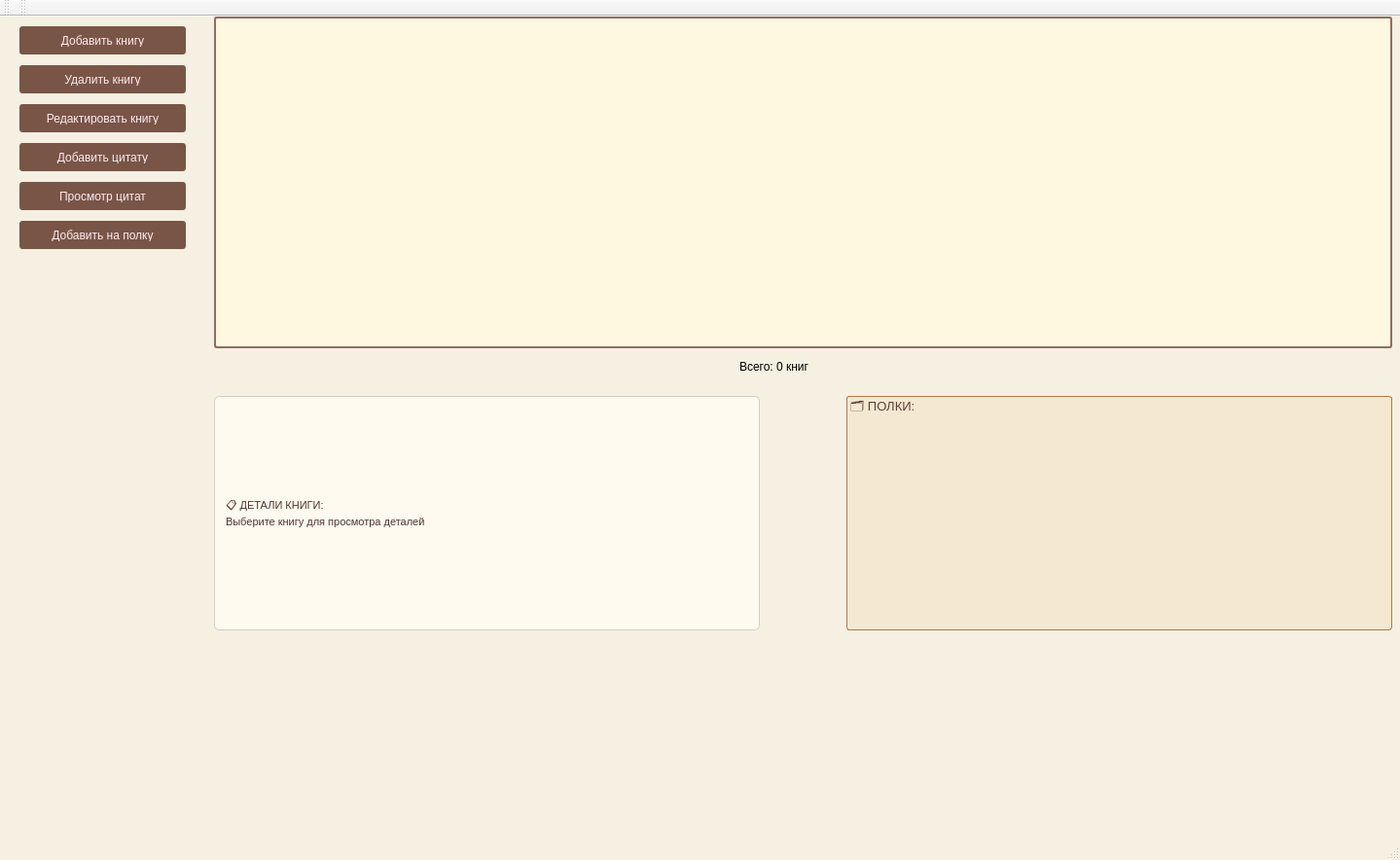
<?xml version="1.0" encoding="UTF-8"?>
<ui version="4.0">
 <class>MainWindow</class>
 <widget class="QMainWindow" name="MainWindow">
  <property name="geometry">
   <rect>
    <x>0</x>
    <y>0</y>
    <width>1439</width>
    <height>884</height>
   </rect>
  </property>
  <property name="windowTitle">
   <string>MainWindow</string>
  </property>
  <property name="styleSheet">
   <string notr="true">/* Фон */
QMainWindow {
    background-color: #f5f0e1;
}

/* Список книг  */
QListWidget {
    background-color: #fff8e1;
    border: 2px solid #8d6e63;
    border-radius: 3px;
    font-size: 14px;
    color: #3e2723;
}

/* Кнопки */
QPushButton {
    background-color: #795548;
    color: #ffebee;
    border: none;
    padding: 8px;
    border-radius: 3px;
}

QPushButton:hover {
    background-color: #8d6e63;
}

QPushButton:pressed {
    background-color: #5d4037;
}

/* Панели  */
QGroupBox {
    font-weight: bold;
    border: 2px solid #a1887f;
    border-radius: 5px;
    margin-top: 10px;
    padding-top: 10px;
    background-color: #efebe9;
}

/* Детали книги */
#labelDetails {
    background-color: #fffaf0;
    border: 1px solid #d7ccc8;
    border-radius: 5px;
    padding: 8px;
    color: #4e342e;
}

/* Список полок  */
#listShelves {
    background-color: #f5e9d9;
    border: 1px solid #bcaaa4;
    color: #5d4037;
}
/* Книги на полке (listShelves) */
#listShelves {
    background-color: #f5e8d0;
    border: 1px solid #a67c52;
    color: #5d4037;
    font-size: 13px;
}

/* Книги &quot;Хочу прочитать&quot; - голубоватый */
#listShelves::item[status=&quot;planned&quot;] {
    background-color: #e3f2fd;
    border-left: 4px solid #42a5f5;
    color: #1565c0;
}

/* Книги &quot;Читаю сейчас&quot; - зеленоватый */
#listShelves::item[status=&quot;reading&quot;] {
    background-color: #e8f5e9;
    border-left: 4px solid #66bb6a;
    color: #2e7d32;
}

/* Книги &quot;Прочитано&quot; - фиолетовый */
#listShelves::item[status=&quot;finished&quot;] {
    background-color: #f3e5f5;
    border-left: 4px solid #ab47bc;
    color: #6a1b9a;
}

/* Книги &quot;Любимые&quot; - золотой */
#listShelves::item[favorite=&quot;true&quot;] {
    background-color: #fffde7;
    border-left: 4px solid #ffd54f;
    color: #ff8f00;
}

/*  книга на полке */
#listShelves::item:selected {
    background-color: #d7ccc8;
    color: #3e2723;
    font-weight: bold;
}</string>
  </property>
  <widget class="QWidget" name="centralwidget">
   <widget class="QListWidget" name="listBooks">
    <property name="geometry">
     <rect>
      <x>220</x>
      <y>0</y>
      <width>1211</width>
      <height>341</height>
     </rect>
    </property>
   </widget>
   <widget class="QPushButton" name="btnAddBook">
    <property name="geometry">
     <rect>
      <x>20</x>
      <y>10</y>
      <width>171</width>
      <height>29</height>
     </rect>
    </property>
    <property name="text">
     <string>Добавить книгу</string>
    </property>
   </widget>
   <widget class="QPushButton" name="btnDelete">
    <property name="geometry">
     <rect>
      <x>20</x>
      <y>50</y>
      <width>171</width>
      <height>29</height>
     </rect>
    </property>
    <property name="text">
     <string>Удалить книгу</string>
    </property>
   </widget>
   <widget class="QLabel" name="labelCount">
    <property name="geometry">
     <rect>
      <x>760</x>
      <y>350</y>
      <width>201</width>
      <height>20</height>
     </rect>
    </property>
    <property name="text">
     <string>Всего: 0 книг</string>
    </property>
   </widget>
   <widget class="QPushButton" name="btnAddQuote">
    <property name="geometry">
     <rect>
      <x>20</x>
      <y>130</y>
      <width>171</width>
      <height>29</height>
     </rect>
    </property>
    <property name="text">
     <string>Добавить цитату</string>
    </property>
   </widget>
   <widget class="QPushButton" name="btnShowQuotes">
    <property name="geometry">
     <rect>
      <x>20</x>
      <y>170</y>
      <width>171</width>
      <height>29</height>
     </rect>
    </property>
    <property name="text">
     <string>Просмотр цитат</string>
    </property>
   </widget>
   <widget class="QPushButton" name="btnAddToShelf">
    <property name="geometry">
     <rect>
      <x>20</x>
      <y>210</y>
      <width>171</width>
      <height>29</height>
     </rect>
    </property>
    <property name="text">
     <string>Добавить на полку</string>
    </property>
   </widget>
   <widget class="QLabel" name="labelDetails">
    <property name="geometry">
     <rect>
      <x>220</x>
      <y>390</y>
      <width>561</width>
      <height>241</height>
     </rect>
    </property>
    <property name="styleSheet">
     <string notr="true">font-size: 11px;</string>
    </property>
    <property name="text">
     <string>📋 ДЕТАЛИ КНИГИ:&lt;br&gt;Выберите книгу для просмотра деталей</string>
    </property>
   </widget>
   <widget class="QListWidget" name="listShelves">
    <property name="geometry">
     <rect>
      <x>870</x>
      <y>390</y>
      <width>561</width>
      <height>241</height>
     </rect>
    </property>
    <item>
     <property name="text">
      <string>🗂️ ПОЛКИ:</string>
     </property>
    </item>
   </widget>
   <widget class="QPushButton" name="btnEdit">
    <property name="geometry">
     <rect>
      <x>20</x>
      <y>90</y>
      <width>171</width>
      <height>29</height>
     </rect>
    </property>
    <property name="text">
     <string>Редактировать книгу</string>
    </property>
   </widget>
  </widget>
  <widget class="QMenuBar" name="menubar">
   <property name="geometry">
    <rect>
     <x>0</x>
     <y>0</y>
     <width>1439</width>
     <height>26</height>
    </rect>
   </property>
  </widget>
  <widget class="QStatusBar" name="statusbar"/>
  <widget class="QToolBar" name="toolBar">
   <property name="windowTitle">
    <string>toolBar</string>
   </property>
   <attribute name="toolBarArea">
    <enum>TopToolBarArea</enum>
   </attribute>
   <attribute name="toolBarBreak">
    <bool>false</bool>
   </attribute>
  </widget>
  <widget class="QToolBar" name="toolBar_2">
   <property name="windowTitle">
    <string>toolBar_2</string>
   </property>
   <attribute name="toolBarArea">
    <enum>TopToolBarArea</enum>
   </attribute>
   <attribute name="toolBarBreak">
    <bool>false</bool>
   </attribute>
  </widget>
 </widget>
 <resources/>
 <connections/>
</ui>
